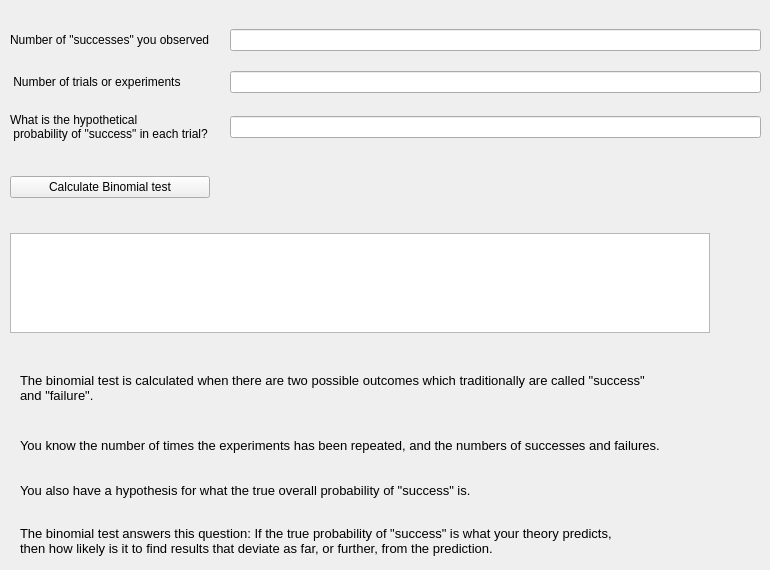
        <widget class="QWidget" name="tab_2">
         <attribute name="title">
          <string>Binomial Test</string>
         </attribute>
         <widget class="QWidget" name="layoutWidget_2">
          <property name="geometry">
           <rect>
            <x>10</x>
            <y>0</y>
            <width>751</width>
            <height>351</height>
           </rect>
          </property>
          <layout class="QVBoxLayout" name="verticalLayout_3">
           <property name="spacing">
            <number>20</number>
           </property>
           <item>
            <layout class="QGridLayout" name="gridLayout">
             <property name="topMargin">
              <number>14</number>
             </property>
             <property name="horizontalSpacing">
              <number>18</number>
             </property>
             <property name="verticalSpacing">
              <number>20</number>
             </property>
             <item row="0" column="0">
              <widget class="QLabel" name="label_3">
               <property name="text">
                <string>Number of &quot;successes&quot; you observed</string>
               </property>
              </widget>
             </item>
             <item row="0" column="1">
              <widget class="QLineEdit" name="lineEdit"/>
             </item>
             <item row="1" column="0">
              <widget class="QLabel" name="label_6">
               <property name="text">
                <string> Number of trials or experiments </string>
               </property>
              </widget>
             </item>
             <item row="1" column="1">
              <widget class="QLineEdit" name="lineEdit_2"/>
             </item>
             <item row="2" column="0">
              <widget class="QLabel" name="label_7">
               <property name="text">
                <string>What is the hypothetical
 probability of &quot;success&quot; in each trial? </string>
               </property>
              </widget>
             </item>
             <item row="2" column="1">
              <widget class="QLineEdit" name="lineEdit_3"/>
             </item>
            </layout>
           </item>
           <item>
            <widget class="QPushButton" name="pushButton">
             <property name="maximumSize">
              <size>
               <width>200</width>
               <height>16777215</height>
              </size>
             </property>
             <property name="text">
              <string>Calculate Binomial test</string>
             </property>
            </widget>
           </item>
           <item>
            <widget class="QPlainTextEdit" name="plainTextEdit_3">
             <property name="maximumSize">
              <size>
               <width>700</width>
               <height>100</height>
              </size>
             </property>
            </widget>
           </item>
          </layout>
         </widget>
         <widget class="QLabel" name="label_53">
          <property name="geometry">
           <rect>
            <x>20</x>
            <y>370</y>
            <width>691</width>
            <height>51</height>
           </rect>
          </property>
          <property name="font">
           <font>
            <pointsize>10</pointsize>
           </font>
          </property>
          <property name="text">
           <string>The binomial test is calculated when there are two possible outcomes which traditionally are called &quot;success&quot; 
and &quot;failure&quot;.
</string>
          </property>
         </widget>
         <widget class="QLabel" name="label_54">
          <property name="geometry">
           <rect>
            <x>20</x>
            <y>430</y>
            <width>671</width>
            <height>31</height>
           </rect>
          </property>
          <property name="font">
           <font>
            <pointsize>10</pointsize>
           </font>
          </property>
          <property name="text">
           <string>You know the number of times the experiments has been repeated, and the numbers of successes and failures.</string>
          </property>
         </widget>
         <widget class="QLabel" name="label_55">
          <property name="geometry">
           <rect>
            <x>20</x>
            <y>480</y>
            <width>691</width>
            <height>21</height>
           </rect>
          </property>
          <property name="font">
           <font>
            <pointsize>10</pointsize>
           </font>
          </property>
          <property name="text">
           <string>You also have a hypothesis for what the true overall probability of &quot;success&quot; is.</string>
          </property>
         </widget>
         <widget class="QLabel" name="label_56">
          <property name="geometry">
           <rect>
            <x>20</x>
            <y>520</y>
            <width>681</width>
            <height>41</height>
           </rect>
          </property>
          <property name="font">
           <font>
            <pointsize>10</pointsize>
           </font>
          </property>
          <property name="text">
           <string>The binomial test answers this question: If the true probability of &quot;success&quot; is what your theory predicts, 
then how likely is it to find results that deviate as far, or further, from the prediction.</string>
          </property>
         </widget>
        </widget>
